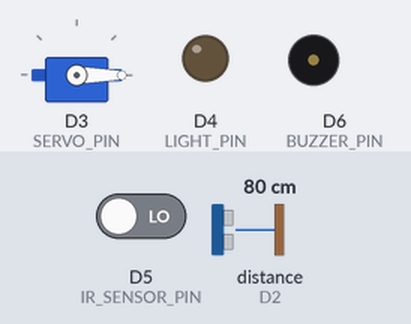
Recording of a sketch running on a simulated ESP8266 (NodeMCU). On the bench: servo, output pins drawn as LEDs (lit = HIGH), buzzer (waves = sounding, pin HIGH). Wiring (inferred from the names in the program): ultrasonic range finder: trigger D1; echo D2. The test bench sets the inputs (shaded band); at power-on: distance to the obstacle (sensor on D2) 80 cm, D5 (IR_SENSOR_PIN) LOW. The echo pulse lasts 58.3 µs per cm; WiFi joins after 1.5 s; servers stay silent unless stated; pins used as bus, display or sensor lines are not drawn.

Above: at 3.0 s.
3.1 s: distance to the obstacle (sensor on D2) set to 5 cm
5.0 s: distance to the obstacle (sensor on D2) set to 2 cm
At 6.7 s:
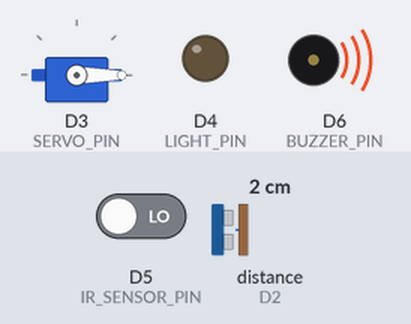
7.3 s: D5 (IR_SENSOR_PIN) driven HIGH
At 8.2 s:
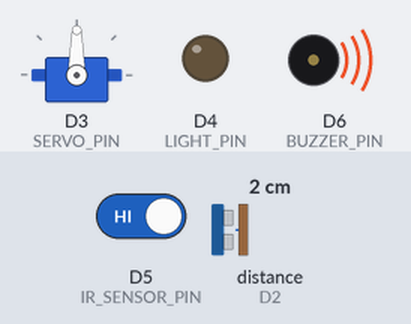
9.3 s: distance to the obstacle (sensor on D2) set to 4 cm
At 11.0 s:
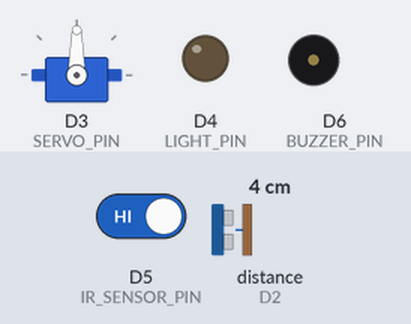
11.3 s: distance to the obstacle (sensor on D2) set to 86 cm
13.0 s: distance to the obstacle (sensor on D2) set to 95 cm
At 14.2 s:
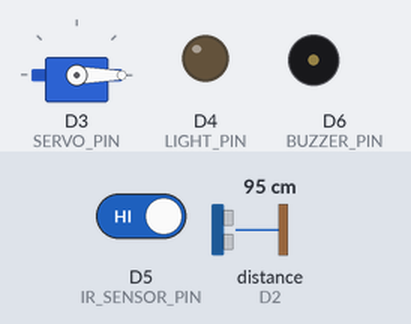
Timing chart, 0 to 16.0 s (numbered marks = the images above; inputs shaded):
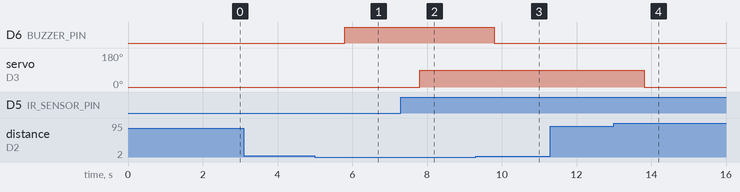

Measured:
- the behaviour switches between 4 and 3 cm on distance to the obstacle (sensor on D2) (found by bisection; images 0 and 1)
- the behaviour switches between 89 and 90 cm on distance to the obstacle (sensor on D2) (found by bisection; images 3 and 4)
- after the input at 3.1 s, every drawn part: stays the same
- after the input at 5.0 s, D6 (BUZZER_PIN): LOW → HIGH after 0.81 s
- after the input at 7.3 s, servo on D3 (SERVO_PIN): 0° → 90° after 0.50 s
- after the input at 9.3 s, D6 (BUZZER_PIN): HIGH → LOW after 0.50 s
- after the input at 11.3 s, every drawn part: stays the same
- after the input at 13.0 s, servo on D3 (SERVO_PIN): 90° → 0° after 0.81 s

The sketch:

smart.ino
```cpp
#define BLYNK_TEMPLATE_ID "TMPL3SFsOwGHb"
#define BLYNK_TEMPLATE_NAME "waste"
#include <ESP8266WiFi.h>
#include <BlynkSimpleEsp8266_SSL.h>
#include <Servo.h>

char auth[] = "V_cXPwt-ZkMsch-siste1TiJP9AOgn6q";
char ssid[] = "Wifi";
char pass[] = "matrix5005";

#define TRIGGER_PIN D1
#define ECHO_PIN D2
#define SERVO_PIN D3
#define IR_SENSOR_PIN D5
#define BUZZER_PIN D6
#define LIGHT_PIN D4

#define BIN_SIZE 25 // in centimeters
#define MAX_WASTE_LEVEL 90

Servo servo;
BlynkTimer timer;

void setup() {
  Serial.begin(9600);
  Blynk.begin(auth, ssid, pass);
  pinMode(TRIGGER_PIN, OUTPUT);
  pinMode(ECHO_PIN, INPUT);
  pinMode(IR_SENSOR_PIN, INPUT);
  pinMode(BUZZER_PIN, OUTPUT);
  pinMode(LIGHT_PIN, OUTPUT);
  servo.attach(SERVO_PIN);
  servo.write(0); // Close the lid initially

  // Setup a function to be called every 1 second
  timer.setInterval(1000L, sendSensorData);
}

void loop() {
  Blynk.run();
  timer.run();
}

void sendSensorData() {
  long duration, distance;
  digitalWrite(TRIGGER_PIN, LOW);
  delayMicroseconds(2);
  digitalWrite(TRIGGER_PIN, HIGH);
  delayMicroseconds(10);
  digitalWrite(TRIGGER_PIN, LOW);
  duration = pulseIn(ECHO_PIN, HIGH);
  distance = (duration / 2) / 29.1; // Convert distance to cm

  // Update the waste level gauge
  Blynk.virtualWrite(V0, distance);

  // Update the lid position gauge
  int lidPosition = servo.read();
  Blynk.virtualWrite(V1, lidPosition);

  // Check if the bin is almost full and activate buzzer if needed
  if (distance <= 2) {
    digitalWrite(BUZZER_PIN, HIGH);
  } else {
    digitalWrite(BUZZER_PIN, LOW);
  }

  // Check if IR sensor detects presence and adjust lid position accordingly
  int irState = digitalRead(IR_SENSOR_PIN);
  if (irState == HIGH && distance < MAX_WASTE_LEVEL) {
    openLid();
  } else {
    closeLid();
  }
}


void openLid() {
  servo.write(90); // Open the lid
  Blynk.virtualWrite(V1, 90); // Update gauge value
}

void closeLid() {
  servo.write(0); // Close the lid
  Blynk.virtualWrite(V1, 0); // Update gauge value
}
```
